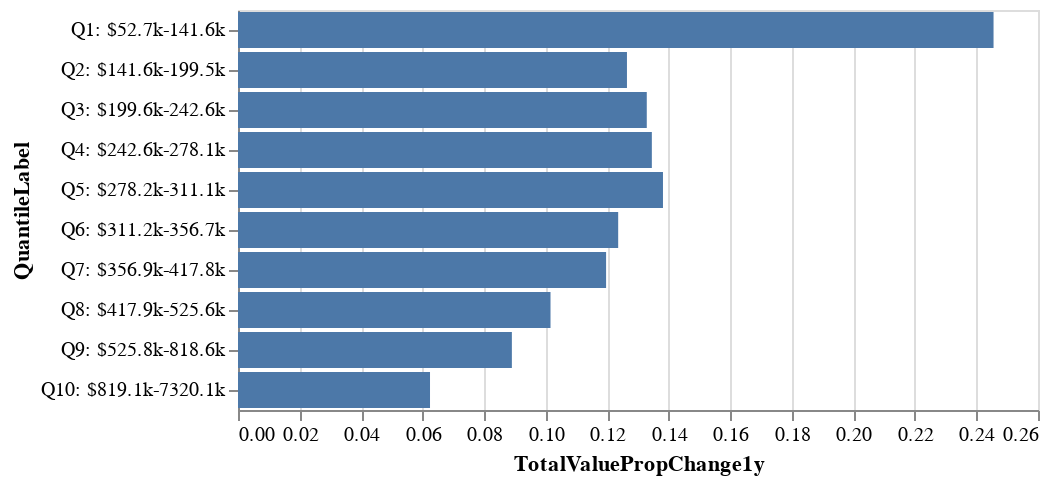

Write notebook code for a chart like this one.
### Markdown cell above
Let's plot one-year proportion change by property value quantile. This shows that cheaper properties increased in value much more than moderate- and high-priced properties:

### Code cell
alt.Chart(assessments).mark_bar().encode(
    x=alt.Y("TotalValuePropChange1y:Q"),
    y=alt.X("QuantileLabel:N", sort=alt.SortField("TotalValueQuintile")),
)

### Figure 1 — Vega-Lite specification as saved in the notebook (floating-point values rounded to 4 significant figures)
{"config": {"view": {"continuousWidth": 400, "continuousHeight": 300}}, "data": {"name": "data-310c340697d0af21c4ca7c099c08d31c"}, "mark": "bar", "encoding": {"x": {"field": "TotalValuePropChange1y", "type": "quantitative"}, "y": {"field": "QuantileLabel", "sort": {"field": "TotalValueQuintile"}, "type": "nominal"}}, "$schema": "https://vega.github.io/schema/vega-lite/v4.17.0.json", "datasets": {"data-310c340697d0af21c4ca7c099c08d31c": [{"TotalValueQuintile": 1, "TotalValuePropChange1y": 0.2456, "TotalValuePropChange5y": 0.4416, "TotalValuePropChange10y": 0.4722, "MinValue": 52700, "MaxValue": 141600, "QuantileLabel": "Q1: $52.7k-141.6k"}, {"TotalValueQuintile": 2, "TotalValuePropChange1y": 0.1264, "TotalValuePropChange5y": 0.4546, "TotalValuePropChange10y": 0.5109, "MinValue": 141600, "MaxValue": 199500, "QuantileLabel": "Q2: $141.6k-199.5k"}, {"TotalValueQuintile": 3, "TotalValuePropChange1y": 0.1329, "TotalValuePropChange5y": 0.4113, "TotalValuePropChange10y": 0.4919, "MinValue": 199600, "MaxValue": 242600, "QuantileLabel": "Q3: $199.6k-242.6k"}, {"TotalValueQuintile": 4, "TotalValuePropChange1y": 0.1345, "TotalValuePropChange5y": 0.4079, "TotalValuePropChange10y": 0.4866, "MinValue": 242600, "MaxValue": 278100, "QuantileLabel": "Q4: $242.6k-278.1k"}, {"TotalValueQuintile": 5, "TotalValuePropChange1y": 0.1381, "TotalValuePropChange5y": 0.408, "TotalValuePropChange10y": 0.5091, "MinValue": 278200, "MaxValue": 311100, "QuantileLabel": "Q5: $278.2k-311.1k"}, {"TotalValueQuintile": 6, "TotalValuePropChange1y": 0.1236, "TotalValuePropChange5y": 0.3971, "TotalValuePropChange10y": 0.4965, "MinValue": 311200, "MaxValue": 356700, "QuantileLabel": "Q6: $311.2k-356.7k"}, {"TotalValueQuintile": 7, "TotalValuePropChange1y": 0.1196, "TotalValuePropChange5y": 0.398, "TotalValuePropChange10y": 0.5048, "MinValue": 356900, "MaxValue": 417800, "QuantileLabel": "Q7: $356.9k-417.8k"}, {"TotalValueQuintile": 8, "TotalValuePropChange1y": 0.1016, "TotalValuePropChange5y": 0.3826, "TotalValuePropChange10y": 0.4926, "MinValue": 417900, "MaxValue": 525600, "QuantileLabel": "Q8: $417.9k-525.6k"}, {"TotalValueQuintile": 9, "TotalValuePropChange1y": 0.08901, "TotalValuePropChange5y": 0.3231, "TotalValuePropChange10y": 0.4736, "MinValue": 525800, "MaxValue": 818600, "QuantileLabel": "Q9: $525.8k-818.6k"}, {"TotalValueQuintile": 10, "TotalValuePropChange1y": 0.0624, "TotalValuePropChange5y": 0.2971, "TotalValuePropChange10y": 0.522, "MinValue": 819100, "MaxValue": 7320100, "QuantileLabel": "Q10: $819.1k-7320.1k"}]}}
